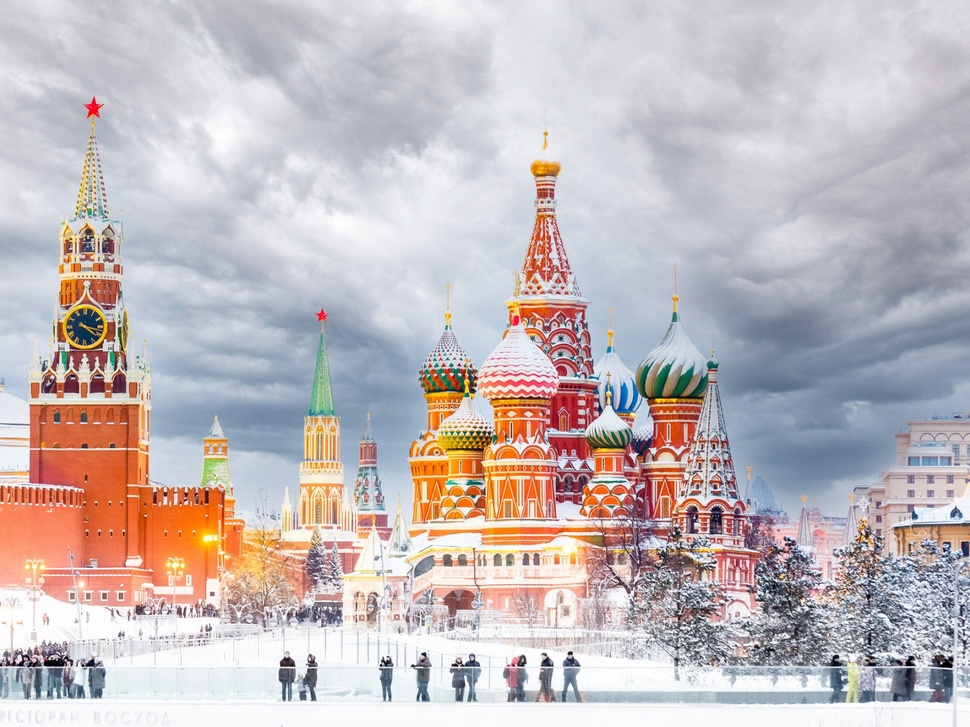
#> input picture Lab2/krasn.jpg, 970 x 727 px, shrunk from 1600 x 1200 before the run, found by its file name
$ python image_filters.py
#> lines starting #> are read from the running program, lines starting #| are printed output that depends on the picture
#> further down, original_image is the input picture: shape (727, 970, 3); mean B, G, R 187.6, 186.2, 195.6
import numpy as np
import os
import cv2
print("Версия OpenCV:", cv2.__version__)

# Путь к директории для сохранения результатов
output_directory = '/usr/local/Dev/output/'
os.makedirs(output_directory, exist_ok=True)

# Путь к изображению внутри контейнера
image_path = '/usr/local/Dev/image/krasn.jpg'

def contrast_image(image, alpha, beta):
#> called with alpha = 1.5, beta = 30
    adjusted_image = cv2.convertScaleAbs(image, alpha=alpha, beta=beta)
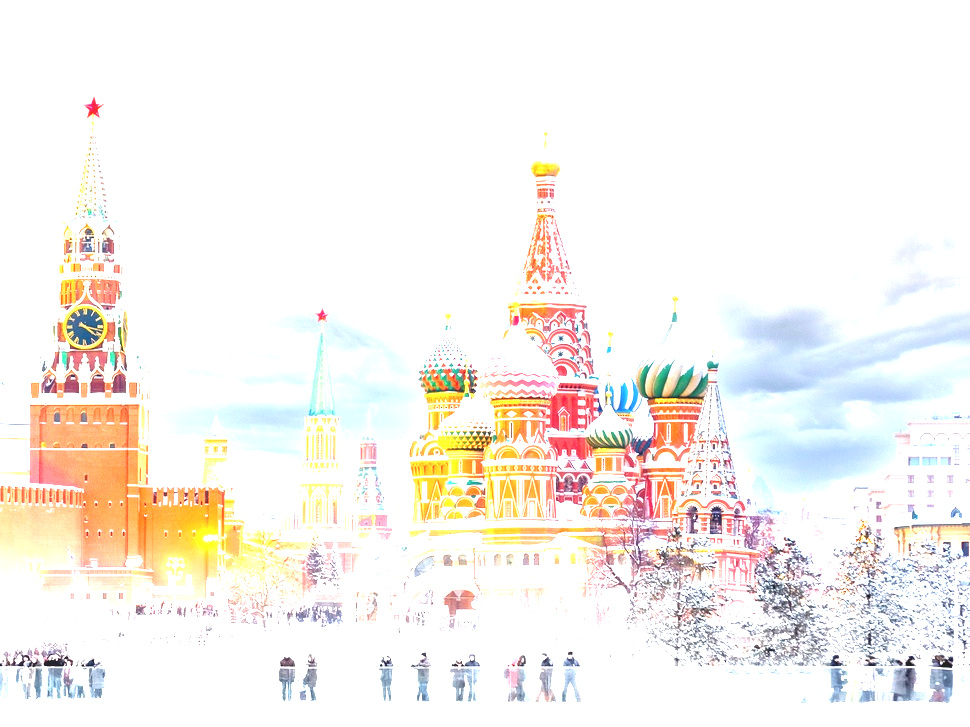
#> adjusted_image: shape (727, 970, 3); mean B, G, R 237.8, 242.6, 247.4
    return adjusted_image

def threshold_image(image, threshold_value):
#> called with threshold_value = 127
    _, thresholded_image = cv2.threshold(image, threshold_value, 255, cv2.THRESH_BINARY)
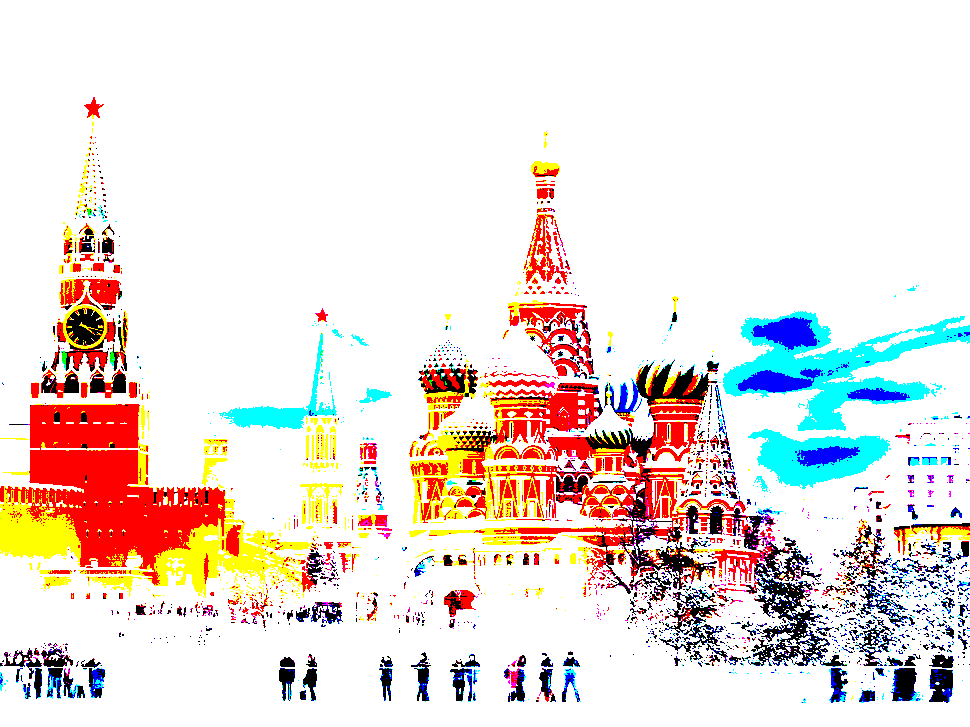
#> thresholded_image: shape (727, 970, 3); mean B, G, R 217.9, 223.1, 234.4
    return thresholded_image

# Загрузка изображения с помощью OpenCV
original_image = cv2.imread(image_path)

# Установка множителя контраста и смещения
contrast_multiplier = 1.5
contrast_offset = 30

# Применение контраста
result_image_contrast = contrast_image(original_image, contrast_multiplier, contrast_offset)

# Полный путь к файлу
output_path = os.path.join(output_directory, 'contrast_result.jpg')

# Сохранение изображения после контрастирования
cv2.imwrite(output_path, result_image_contrast)

# Установка значения порога
threshold_value = 127

# Применение пороговой обработки
result_image_threshold = threshold_image(original_image, threshold_value)

# Полный путь к файлу
output_path = os.path.join(output_directory, 'threshold_result.jpg')

# Сохранение изображения после пороговой обработки
cv2.imwrite(output_path, result_image_threshold)
